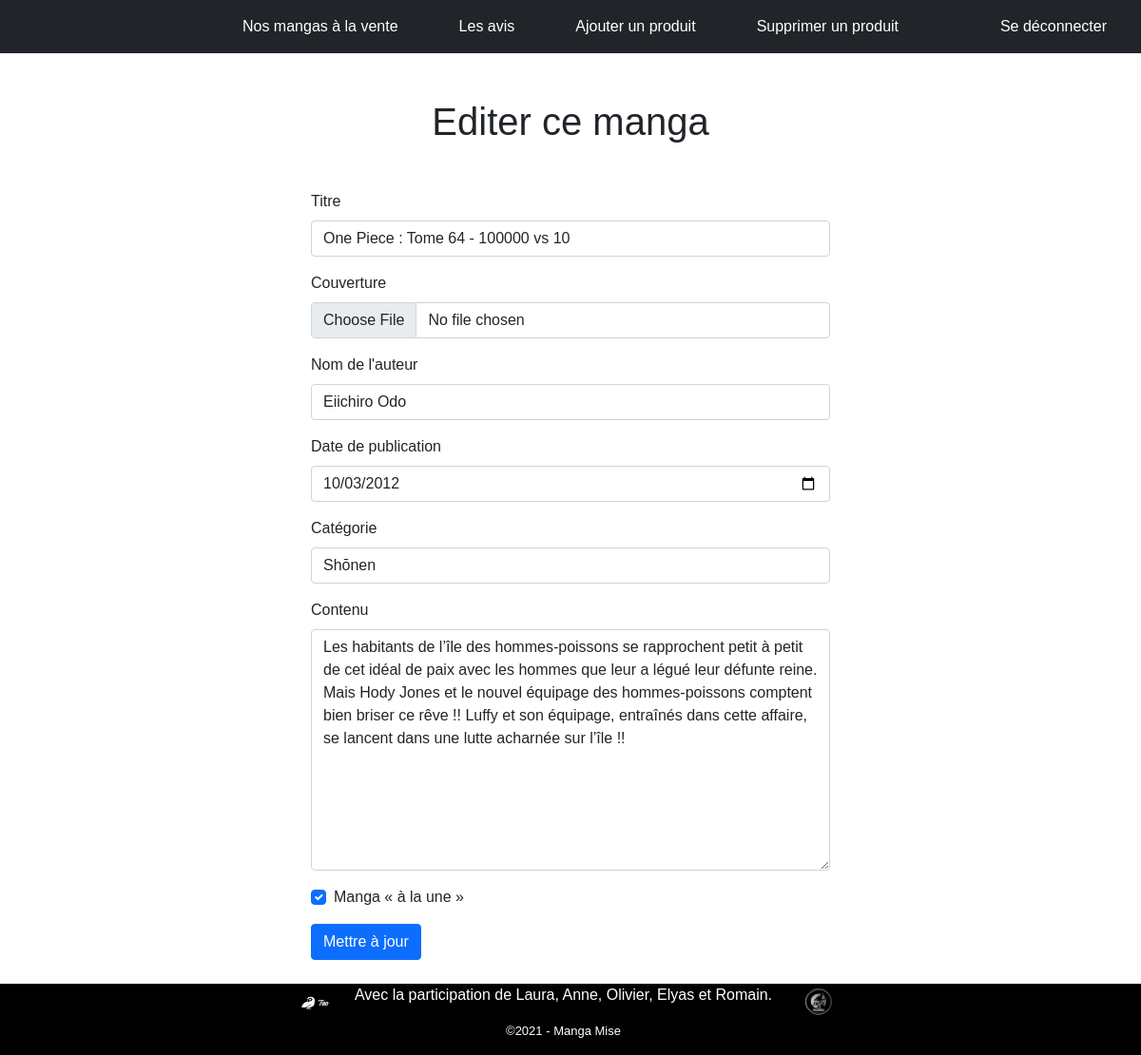
Screenshot of /update-product.php?id=9 (signed in) with the database file from the repository.
### tables this page shows
CREATE TABLE `manga` (
  `id` tinyint(4) NOT NULL,
  `title` varchar(50) NOT NULL,
  `author` varchar(60) NOT NULL,
  `description` varchar(6000) NOT NULL,
  `publish_date` date NOT NULL,
  `cover` varchar(250) NOT NULL,
  `price` decimal(4,2) NOT NULL,
  `promote` tinyint(1) NOT NULL,
  `category` varchar(35) NOT NULL,
  `stock` int(11) NOT NULL,
  `avis` varchar(100) NOT NULL
);

### update-product.php (the view, shortened to what this page needs)
<?php
require 'inc/config.php';
if (isset($_GET['id']) && !empty($_GET['id']) && is_numeric($_GET['id'])) {
    $query = $conn->prepare('SELECT * FROM manga WHERE id = :id_param');
    $query->bindValue(':id_param', $_GET['id'], PDO::PARAM_INT);
    $query->execute();
    $manga = $query->fetch(PDO::FETCH_ASSOC);
}
?>
<!DOCTYPE html>
<html lang="fr" class="h-100">
<head>
    <link href="https://cdn.jsdelivr.net/npm/bootstrap@5.1.3/dist/css/bootstrap.min.css" rel="stylesheet">
</head>
<body class="d-flex flex-column h-100">
    <?php include 'inc/header.php'; ?>
    <main class="flex-shrink-0">
        <div class="container">
            <div class="row justify-content-center">
                <?php if (!isset($manga) || empty($manga)) : ?>
                    <div class="col-6">
                        <div class="alert alert-danger mt-5">Manga introuvable ou aucun identifiant renseigné</div>
                    </div>
                <?php else : ?>
                    <div class="col-6">
                        <h1 class="text-center my-5">Editer ce manga</h1>
                        <form method="post" enctype="multipart/form-data">
                            <div class="mb-3">
                                <label for="title" class="form-label">Titre</label>
                                <input type="text" id="title" name="title" class="form-control" value="<?= $manga['title']; ?>">
                            </div>
                            <div class="mb-3">
                                <label for="cover" class="form-label">Couverture</label>
                                <input type="file" id="cover" name="cover" class="form-control" value="<?= $manga['cover']; ?>">
                            </div>
                            <div class="mb-3">
                                <label for="author" class="form-label">Nom de l'auteur</label>
                                <input type="text" id="author" name="author" class="form-control" value="<?= $manga['author']; ?>">
                            </div>
                            <div class="mb-3">
                                <label for="publish_date" class="form-label">Date de publication</label>
                                <input type="date" id="publish_date" name="publish_date" class="form-control" value="<?= $manga['publish_date']; ?>">
                            </div>
                            <div class="mb-3">
                                <label for="category" class="form-label">Catégorie</label>
                                <select id="category" name="category" class="form-control">
                                    <?php foreach ($categories as $kCat => $vCat) : ?>
                                        <option value="<?= $kCat; ?>" <?= ($manga['category'] == $kCat) ? 'selected' : ''; ?>><?= mb_strtoupper(mb_substr($vCat, 0, 1)) . mb_substr($vCat, 1); ?></option>
                                    <?php endforeach; ?>
                                </select>
                            </div>
                            <div class="mb-3">
                                <label for="description" class="form-label">Contenu</label>
                                <textarea id="description" name="description" class="form-control" rows="10"><?= $manga['description']; ?></textarea>
                            </div>
                            <div class="mb-3 form-check">
                                <input type="checkbox" name="promote" class="form-check-input" id="promote" <?= ($manga['promote'] == 1) ? 'checked' : ''; ?>>
                                <label class="form-check-label" for="promote">Manga &laquo; à la une &raquo;</label>
                            </div>
                            <button type="submit" class="mb-4 btn btn-primary">Mettre à jour</button>
                        </form>
                    </div>
                <?php endif; ?>
            </div>
        </div>
    </main>
</body>
<?php include_once 'inc/footer.php';?>
</html>

### css/style.css (style rules this page uses)
* { margin: 0; font-family: 'Poppins', sans-serif; }
.container { width: 1140px; margin: 0 auto; }

### rows the page displays
manga: title "One Piece : Tome 64 - 100000 vs 10", author "Eiichiro Odo", publish_date "10/03/2012", category "Shōnen", description "Les habitants de l’île des hommes-poissons se rapprochent petit à petit de cet idéal de paix avec les hommes que leur a légué leur défunte reine. Mais Hody Jones et le nouvel équipage des hommes-poissons comptent bien briser ce rêve !! Luffy et son équipage, entraînés dans cette affaire, se lancent dans une lutte acharnée sur l’île !!", promote "☑"
